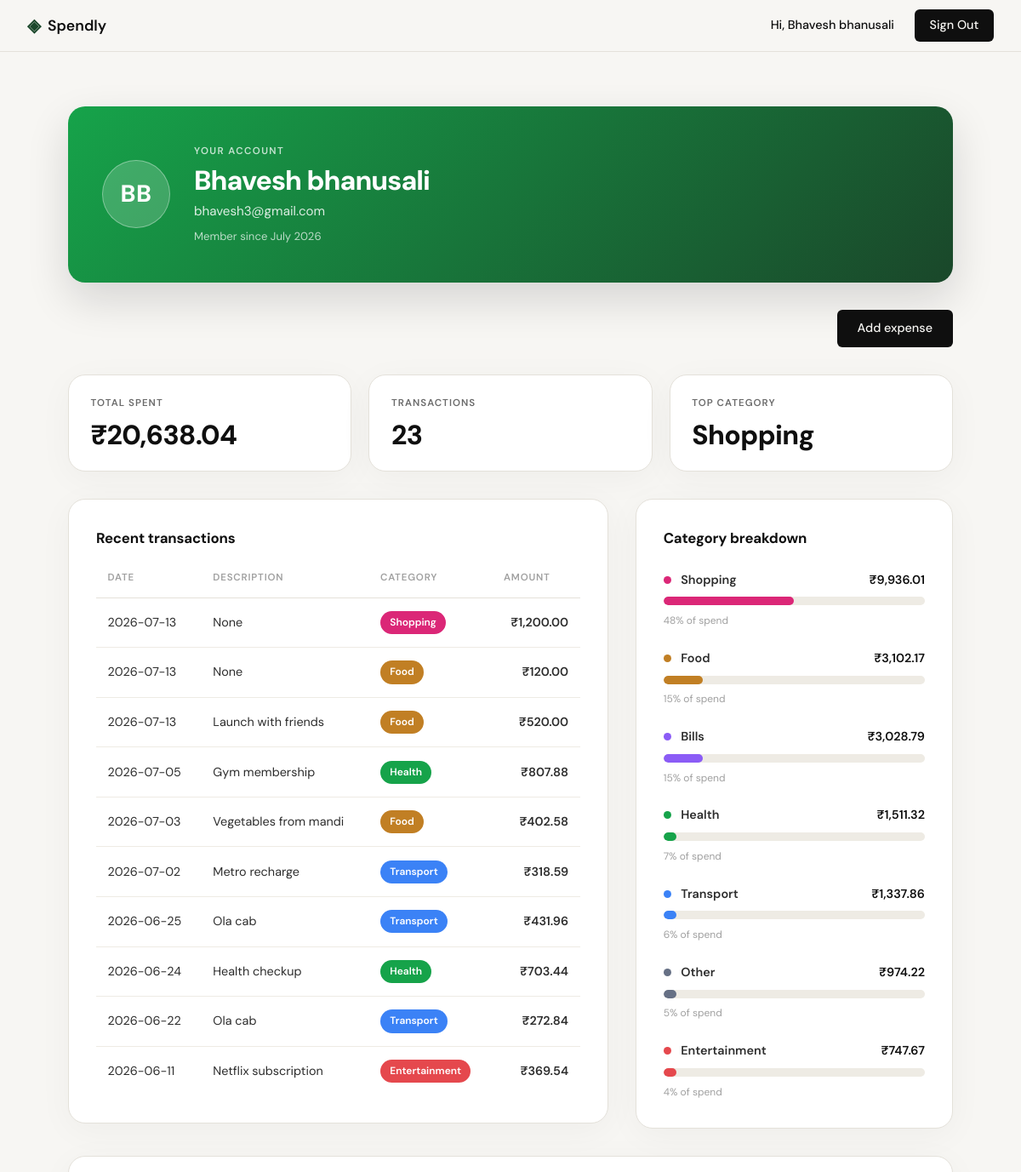
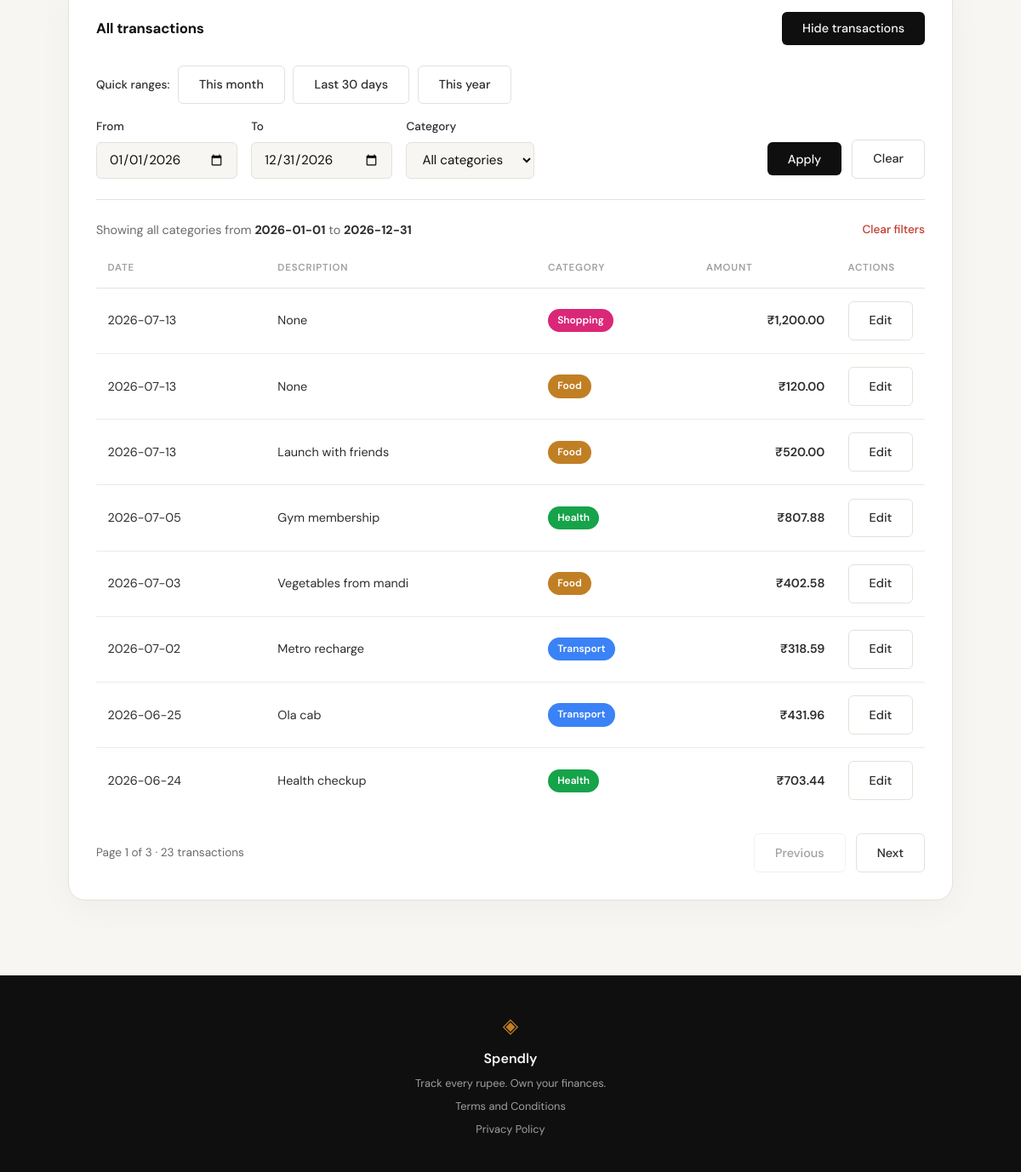
The page /profile?open=1&start=2026-01-01&end=2026-12-31&category= (signed in) on the database its author committed (2 pictures, top to bottom).
### tables this page shows
CREATE TABLE users (
            id INTEGER PRIMARY KEY AUTOINCREMENT,
            name TEXT NOT NULL,
            email TEXT UNIQUE NOT NULL,
            password_hash TEXT NOT NULL,
            created_at TEXT DEFAULT (datetime('now'))
        );

CREATE TABLE expenses (
            id INTEGER PRIMARY KEY AUTOINCREMENT,
            user_id INTEGER NOT NULL,
            amount REAL NOT NULL,
            category TEXT NOT NULL,
            date TEXT NOT NULL,
            description TEXT,
            created_at TEXT DEFAULT (datetime('now')),
            FOREIGN KEY (user_id) REFERENCES users (id)
        );

### app.py (the view)
@app.route("/profile")
def profile():
    user_id = session.get("user_id")
    if not user_id:
        return redirect(url_for("login"))
    account = get_user_by_id(user_id)
    if account is None:
        session.clear()
        return redirect(url_for("login"))
    user = {
        "name": account["name"],
        "email": account["email"],
        "initials": build_initials(account["name"]),
        "member_since": format_member_since(account["created_at"]),
    }
    stats = get_summary_stats(user_id)
    summary = {
        "total_spent": "{:,.2f}".format(stats["total_spent"]),
        "transaction_count": stats["transaction_count"],
        "top_category": stats["top_category"],
    }
    transactions = [
        {
            "date": t["date"],
            "description": t["description"],
            "category": t["category"],
            "amount": "{:,.2f}".format(t["amount"]),
        }
        for t in get_recent_transactions(user_id)
    ]
    breakdown = [
        {
            "category": c["category"],
            "amount": "{:,.2f}".format(c["amount"]),
            "pct": c["pct"],
            "width_class": "bar-w" + str(round(c["pct"] / 5) * 5),
        }
        for c in get_category_breakdown(user_id)
    ]
    start_date = parse_date_arg(request.args.get("start"))
    end_date = parse_date_arg(request.args.get("end"))
    category = request.args.get("category", "")
    category = category if category in EXPENSE_CATEGORIES else None
    range_error = bool(start_date and end_date and start_date > end_date)
    if range_error:
        total = 0
        all_transactions = []
    else:
        total = count_transactions(user_id, start_date, end_date, category)
    total_pages = max(1, math.ceil(total / TRANSACTIONS_PER_PAGE))
    try:
        page = int(request.args.get("page", 1))
    except (TypeError, ValueError):
        page = 1
    page = max(1, min(page, total_pages))
    if not range_error:
        offset = (page - 1) * TRANSACTIONS_PER_PAGE
        all_transactions = [
            {
                "id": t["id"],
                "date": t["date"],
                "description": t["description"],
                "category": t["category"],
                "amount": "{:,.2f}".format(t["amount"]),
            }
            for t in get_transactions_page(
                user_id, TRANSACTIONS_PER_PAGE, offset, start_date, end_date, category
            )
        ]
    pagination = {
        "page": page,
        "total_pages": total_pages,
        "total": total,
        "has_prev": page > 1,
        "has_next": page < total_pages,
        "prev_page": page - 1,
        "next_page": page + 1,
    }
    filters = {
        "start": start_date or "",
        "end": end_date or "",
        "category": category or "",
    }
    presets = build_preset_ranges(datetime.now().date())
    all_tx_open = any(
        request.args.get(key) is not None
        for key in ("open", "page", "start", "end", "category")
    )
    return render_template(
        "profile.html",
        user=user,
        summary=summary,
        transactions=transactions,
        breakdown=breakdown,
        all_transactions=all_transactions,
        pagination=pagination,
        filters=filters,
        presets=presets,
        categories=EXPENSE_CATEGORIES,
        range_error=range_error,
        all_tx_open=all_tx_open,
    )

### templates/profile.html (shortened to what this page needs)
{% extends "base.html" %}
{% block content %}
<section class="profile">
    <div class="profile-inner">
        <div class="profile-hero">
            <div class="profile-avatar" aria-hidden="true">{{ user.initials }}</div>
            <div class="profile-hero-meta">
                <span class="profile-eyebrow">Your account</span>
                <h1 class="profile-name">{{ user.name }}</h1>
                <p class="profile-email">{{ user.email }}</p>
                <p class="profile-since">Member since {{ user.member_since }}</p>
            </div>
        </div>
        <div class="profile-actions">
            <a class="btn-primary" href="{{ url_for('add_expense') }}">Add expense</a>
        </div>
        <div class="profile-stats">
            <div class="profile-stat">
                <span class="profile-stat-label">Total spent</span>
                <span class="profile-stat-value">₹{{ summary.total_spent }}</span>
            </div>
            <div class="profile-stat">
                <span class="profile-stat-label">Transactions</span>
                <span class="profile-stat-value">{{ summary.transaction_count }}</span>
            </div>
            <div class="profile-stat">
                <span class="profile-stat-label">Top category</span>
                <span class="profile-stat-value">{{ summary.top_category }}</span>
            </div>
        </div>
        <div class="profile-grid">
            <div class="profile-card">
                <h2 class="profile-section-title">Recent transactions</h2>
                {% if transactions %}
                <div class="profile-table-wrap">
                    <table class="profile-table">
                        <thead>
                            <tr>
                                <th>Date</th>
                                <th>Description</th>
                                <th>Category</th>
                                <th class="profile-amount">Amount</th>
                            </tr>
                        </thead>
                        <tbody>
                            {% for tx in transactions %}
                            <tr>
                                <td class="profile-date">{{ tx.date }}</td>
                                <td>{{ tx.description }}</td>
                                <td>
                                    <span class="cat-badge cat-{{ tx.category|lower }}">{{ tx.category }}</span>
                                </td>
                                <td class="profile-amount">₹{{ tx.amount }}</td>
                            </tr>
                            {% endfor %}
                        </tbody>
                    </table>
                </div>
                {% else %}
                <div class="profile-empty">
                    <p class="profile-empty-title">No transactions yet</p>
                    <p class="profile-empty-text">Your recent expenses will show up here once you start tracking.</p>
                </div>
                {% endif %}
            </div>
            <div class="profile-card">
                <h2 class="profile-section-title">Category breakdown</h2>
                {% if breakdown %}
                <div class="profile-breakdown">
                    {% for c in breakdown %}
                    <div class="profile-bar-row">
                        <div class="profile-bar-head">
                            <span class="profile-bar-cat">
                                <span class="cat-dot cat-{{ c.category|lower }}" aria-hidden="true"></span>
                                {{ c.category }}
                            </span>
                            <span class="profile-bar-amt">₹{{ c.amount }}</span>
                        </div>
                        <div class="profile-bar-track">
                            <div class="profile-bar-fill cat-{{ c.category|lower }} {{ c.width_class }}"></div>
                        </div>
                        <span class="profile-bar-pct">{{ c.pct }}% of spend</span>
                    </div>
                    {% endfor %}
                </div>
                {% else %}
                <div class="profile-empty">
                    <p class="profile-empty-title">Nothing to break down</p>
                    <p class="profile-empty-text">Add expenses to see where your money goes.</p>
                    <a class="btn-primary" href="{{ url_for('add_expense') }}">Add expense</a>
                </div>
                {% endif %}
            </div>
        </div>
        <div class="profile-card" id="all-transactions">
            <div class="profile-card-head">
                <h2 class="profile-section-title">All transactions</h2>
                <button type="button" class="btn-primary" id="all-tx-toggle" data-no-loader
                        aria-expanded="{{ 'true' if all_tx_open else 'false' }}"
                        aria-controls="all-tx-body">
                    {{ 'Hide transactions' if all_tx_open else 'View all transactions' }}
                </button>
            </div>
            <div class="all-tx-body" id="all-tx-body"{{ '' if all_tx_open else ' hidden' }}>
                <div class="tx-preset-row">
                    <span class="tx-preset-label">Quick ranges:</span>
                    {% for preset in presets.values() %}
                    <a class="btn-ghost" href="{{ url_for('profile', open=1, start=preset.start, end=preset.end, category=filters.category) }}#all-transactions">{{ preset.label }}</a>
                    {% endfor %}
                </div>
                <form class="tx-filter" method="get" action="{{ url_for('profile') }}#all-transactions">
                    <div class="tx-filter-field">
                        <label for="tx-start">From</label>
                        <input class="form-input" type="date" id="tx-start" name="start" value="{{ filters.start }}">
                    </div>
                    <div class="tx-filter-field">
                        <label for="tx-end">To</label>
                        <input class="form-input" type="date" id="tx-end" name="end" value="{{ filters.end }}">
                    </div>
                    <div class="tx-filter-field">
                        <label for="tx-category">Category</label>
                        <select class="form-input" id="tx-category" name="category">
                            <option value="">All categories</option>
                        </select>
                    </div>
                    <div class="tx-filter-actions">
                        <button type="submit" class="btn-primary">Apply</button>
                        <a class="btn-ghost" href="{{ url_for('profile', open=1) }}#all-transactions">Clear</a>
                    </div>
                </form>
                {% if filters.start or filters.end or filters.category %}
                <div class="tx-filter-summary">
                    <span>
                        Showing
                        {% if filters.category %}<strong>{{ filters.category }}</strong>{% else %}all categories{% endif %}
                        {% if filters.start and filters.end %}
                        from <strong>{{ filters.start }}</strong> to <strong>{{ filters.end }}</strong>
                        {% elif filters.start %}
                        from <strong>{{ filters.start }}</strong>
                        {% elif filters.end %}
                        up to <strong>{{ filters.end }}</strong>
                        {% endif %}
                    </span>
                    <a class="tx-filter-clear" href="{{ url_for('profile', open=1) }}#all-transactions">Clear filters</a>
                </div>
                {% endif %}
                {% if range_error %}
                <div class="tx-filter-error" role="alert">
                    The <strong>From</strong> date is after the <strong>To</strong> date. Swap them to see results.
                </div>
                {% elif all_transactions %}
                <div class="profile-table-wrap">
                    <table class="profile-table">
                        <thead>
                            <tr>
                                <th>Date</th>
                                <th>Description</th>
                                <th>Category</th>
                                <th class="profile-amount">Amount</th>
                                <th class="profile-actions-col">Actions</th>
                            </tr>
                        </thead>
                        <tbody>
                            {% for tx in all_transactions %}
                            <tr>
                                <td class="profile-date">{{ tx.date }}</td>
                                <td>{{ tx.description }}</td>
                                <td>
                                    <span class="cat-badge cat-{{ tx.category|lower }}">{{ tx.category }}</span>
                                </td>
                                <td class="profile-amount">₹{{ tx.amount }}</td>
                                <td class="profile-actions-col">
                                    <a class="btn-ghost" href="{{ url_for('edit_expense', id=tx.id) }}">Edit</a>
                                </td>
                            </tr>
                            {% endfor %}
                        </tbody>
                    </table>
                </div>
                <div class="tx-pagination">
                    <span class="tx-pagination-info">
                        Page {{ pagination.page }} of {{ pagination.total_pages }}
                        · {{ pagination.total }} transaction{{ '' if pagination.total == 1 else 's' }}
                    </span>
                    <div class="tx-pagination-actions">
                        {% if pagination.has_prev %}
                        <a class="btn-ghost" href="{{ url_for('profile', page=pagination.prev_page, start=filters.start, end=filters.end, category=filters.category) }}#all-transactions">Previous</a>
                        {% else %}
                        <span class="btn-ghost is-disabled" aria-disabled="true">Previous</span>
                        {% endif %}
                        {% if pagination.has_next %}
                        <a class="btn-ghost" href="{{ url_for('profile', page=pagination.next_page, start=filters.start, end=filters.end, category=filters.category) }}#all-transactions">Next</a>
                        {% else %}
                        <span class="btn-ghost is-disabled" aria-disabled="true">Next</span>
                        {% endif %}
                    </div>
                </div>
                {% else %}
                <div class="profile-empty">
                    <p class="profile-empty-title">No transactions found</p>
                    <p class="profile-empty-text">Try widening your date range to see more expenses.</p>
                </div>
                {% endif %}
            </div>
        </div>
    </div>
</section>
{% endblock %}

### templates/base.html (shortened to what this page needs)
<!DOCTYPE html>
<html lang="en">
<head>
    <link rel="stylesheet" href="{{ url_for('static', filename='css/style.css') }}">
</head>
<body>
    <nav class="navbar">
        <div class="nav-inner">
            <a href="{{ url_for('landing') }}" class="nav-brand">
                <span class="brand-icon">◈</span>
                <span class="brand-name">Spendly</span>
            </a>
            <div class="nav-links">
                {% if session.get('user_id') %}
                <span>Hi, {{ session['user_name'] }}</span>
                <a href="{{ url_for('logout') }}" class="nav-cta">Sign Out</a>
                {% else %}
                <a href="{{ url_for('login') }}">Sign in</a>
                <a href="{{ url_for('register') }}" class="nav-cta">Get started</a>
                {% endif %}
            </div>
        </div>
    </nav>
    <main class="main-content">
        {% block content %}{% endblock %}
    </main>
    <footer class="footer">
        <div class="footer-inner">
            <span class="brand-icon">◈</span>
            <span class="footer-name">Spendly</span>
            <p class="footer-copy">Track every rupee. Own your finances.</p>
            <a href="{{ url_for('terms') }}">Terms and Conditions</a>
            <a href="{{ url_for('privacy') }}">Privacy Policy</a>
        </div>
    </footer>
</body>
</html>

### rows shown on the page
users: user_name "Bhavesh bhanusali", name "Bhavesh bhanusali", email "bhavesh3@gmail.com"
expenses: date "2026-07-13", description "None", category "Shopping", amount "1,200.00"
expenses: date "2026-07-13", description "None", category "Food", amount "120.00"
expenses: date "2026-07-13", description "Launch with friends", category "Food", amount "520.00"
expenses: date "2026-07-05", description "Gym membership", category "Health", amount "807.88"
expenses: date "2026-07-03", description "Vegetables from mandi", category "Food", amount "402.58"
expenses: date "2026-07-02", description "Metro recharge", category "Transport", amount "318.59"
expenses: date "2026-06-25", description "Ola cab", category "Transport", amount "431.96"
expenses: date "2026-06-24", description "Health checkup", category "Health", amount "703.44"
expenses: date "2026-06-22", description "Ola cab", category "Transport", amount "272.84"
expenses: date "2026-06-11", description "Netflix subscription", category "Entertainment", amount "369.54"
expenses: category "Other", amount "974.22", pct "5"

### other values the page prints
{{ user.initials }} "BB"
{{ user.member_since }} "July 2026"
{{ summary.total_spent }} "20,638.04"
{{ summary.transaction_count }} "23"
{{ summary.top_category }} "Shopping"
{{ c.category }} "Shopping" "Food" "Bills" "Health" "Transport" "Entertainment"
{{ c.amount }} "9,936.01" "3,102.17" "3,028.79" "1,511.32" "1,337.86" "747.67"
{{ c.pct }} "48" "15" "15" "7" "6" "4"
{{ 'Hide transactions' if all_tx_open else 'View all transactions' }} "Hide transactions"
{{ preset.label }} "This month" "Last 30 days" "This year"
{{ filters.start }} "2026-01-01"
{{ filters.end }} "2026-12-31"
{{ pagination.page }} "1"
{{ pagination.total_pages }} "3"
{{ pagination.total }} "23"
